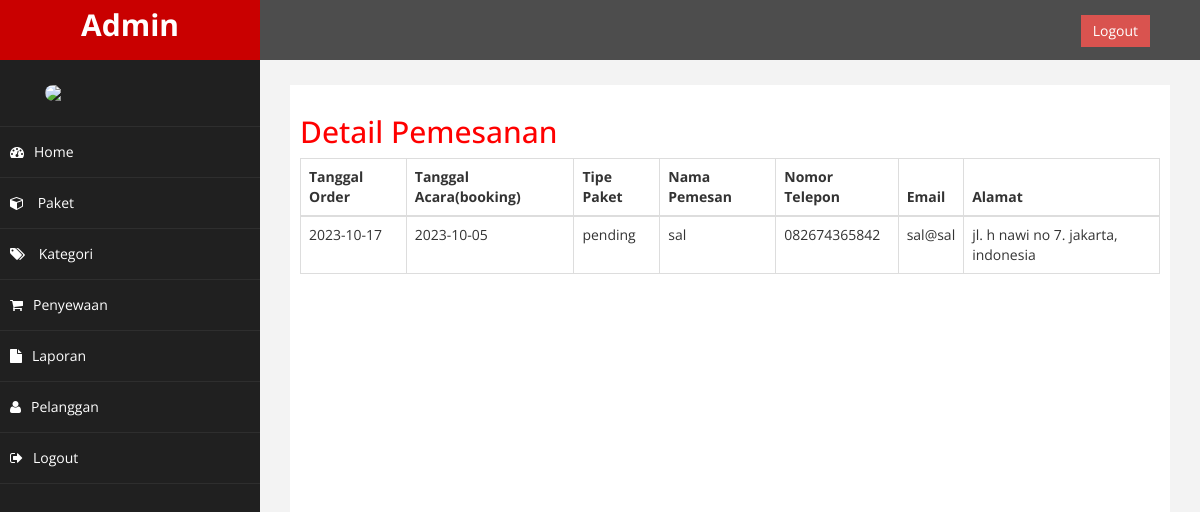
Page /admin/index.php?halaman=detail&id=8 (signed in) on the committed database.
### tables this page shows
CREATE TABLE `pembelian` (
  `id_pembelian` int(11) NOT NULL,
  `id_pelanggan` int(11) NOT NULL,
  `tanggal_book` date NOT NULL,
  `id_produk` int(11) NOT NULL,
  `alamat_book` text NOT NULL,
  `nama_paket` varchar(100) NOT NULL DEFAULT 'pending',
  `tgl_pesan` date NOT NULL
);

CREATE TABLE `pelanggan` (
  `id_pelanggan` int(11) NOT NULL,
  `email_pelanggan` varchar(100) NOT NULL,
  `password_pelanggan` varchar(50) NOT NULL,
  `nama_pelanggan` varchar(100) NOT NULL,
  `telepon_pelanggan` varchar(100) NOT NULL,
  `alamat_pelanggan` text NOT NULL
);

### admin/pembelian_produk/detail.php (the view, shortened to what this page needs)
<h2>Detail Pemesanan</h2>
<?php
$ambil = $koneksi->query("SELECT * FROM pembelian JOIN pelanggan ON pembelian.id_pelanggan = pelanggan.id_pelanggan WHERE pembelian.id_pembelian = '$_GET[id]'");
$detail = $ambil->fetch_assoc();
?>
<table class="table table-bordered">
    <thead>
        <tr>
            <th>Tanggal Order</th>
            <th>Tanggal Acara(booking)</th>
            <th>Tipe Paket</th>
            <th>Nama Pemesan</th>
            <th>Nomor Telepon</th>
            <th>Email</th>
            <th>Alamat</th>
        </tr>
    </thead>
    <tbody>
        <tr>
            <td>
                <?= $detail["tgl_pesan"]; ?><br>
            </td>
            <td>
                <?= $detail["tanggal_book"]; ?><br>
            </td>
            <td>
                <?= $detail["nama_paket"]; ?><br>
            </td>
            <td>
                <?= $detail["nama_pelanggan"]; ?><br>
            </td>
            <td>
                <?= $detail["telepon_pelanggan"]; ?><br>
            </td>
            <td>
                <?= $detail["email_pelanggan"]; ?><br>
            </td>
            <td>
                <?= $detail["alamat_pelanggan"]; ?><br>
            </td>
        </tr>
    </tbody>
</table>

### admin/assets/css/custom.css (style rules this page uses)
body { font-family: 'Open Sans', sans-serif; }
h2 { color: #f00; }

### rows in the picture
pembelian: tgl_pesan "2023-10-17", tanggal_book "2023-10-05", nama_paket "pending", id_pelanggan.nama_pelanggan "sal", id_pelanggan.telepon_pelanggan "082674365842", id_pelanggan.email_pelanggan "sal@sal", id_pelanggan.alamat_pelanggan "jl. h nawi no 7. jakarta, indonesia"
